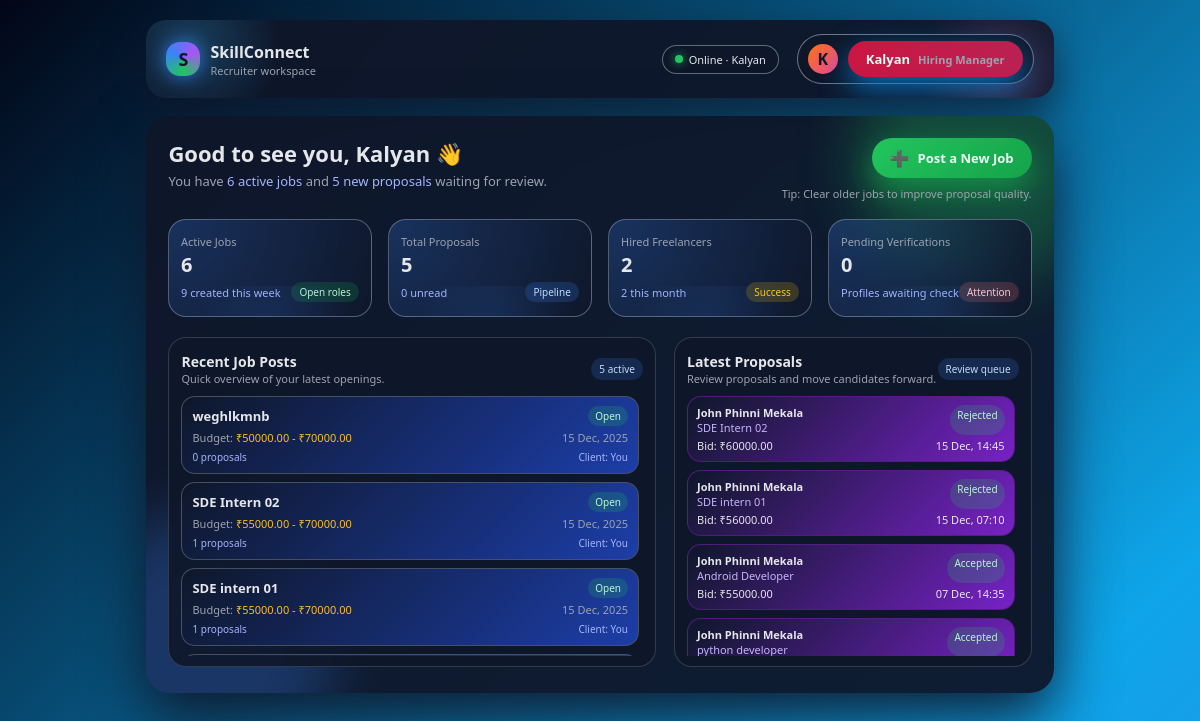
Page /recruiter/dashboard/ (signed in) on the committed database.
### marketplace/models.py (models this page shows, shortened)
class User(AbstractUser):
    ROLE_CHOICES = (
        ('client', 'client'),
        ('freelancer', 'Freelancer'),
    )
    role = models.CharField(max_length=20, choices=ROLE_CHOICES)

class Job(models.Model):
    STATUS_CHOICES = (
        ('open', 'Open'),
        ('in_progress', 'In Progress'),
        ('completed', 'Completed'),
        ('cancelled', 'Cancelled'),
    )
    client = models.ForeignKey(User, on_delete=models.CASCADE, related_name='jobs')
    title = models.CharField(max_length=200)
    description = models.TextField()
    budget_min = models.DecimalField(max_digits=10, decimal_places=2)
    budget_max = models.DecimalField(max_digits=10, decimal_places=2)
    created_at = models.DateTimeField(auto_now_add=True)
    status = models.CharField(max_length=20, choices=STATUS_CHOICES, default='open')

class Proposal(models.Model):
    STATUS_CHOICES = (
        ('pending', 'Pending'),
        ('accepted', 'Accepted'),
        ('rejected', 'Rejected'),
    )
    job = models.ForeignKey(Job, on_delete=models.CASCADE, related_name='proposals')
    freelancer = models.ForeignKey(User, on_delete=models.CASCADE, related_name='proposals')
    cover_letter = models.TextField()
    bid_amount = models.DecimalField(max_digits=10, decimal_places=2)
    status = models.CharField(max_length=20, choices=STATUS_CHOICES, default='pending')
    created_at = models.DateTimeField(auto_now_add=True)
    User = settings.AUTH_USER_MODEL

### marketplace/views.py (the view)
# urls.py: path('recruiter/dashboard/', views.recruiter_dashboard, name='recruiter_dashboard'),
@login_required
def recruiter_dashboard(request):
    jobs_qs = Job.objects.filter(client=request.user).order_by('-created_at')
    proposals_qs = Proposal.objects.filter(job__client=request.user).order_by('-created_at')
    context = {
        "active_jobs": Job.objects.filter(client=request.user, status="open").count(),
        "total_proposals": proposals_qs.count(),
        "hired_freelancers": proposals_qs.filter(status="accepted").count(),
        "jobs_this_week": jobs_qs.count(),          # you can later add date filter
        "unread_proposals": proposals_qs.filter(status="pending").count(),
        "hires_this_month": proposals_qs.filter(status="accepted").count(),
        "pending_verifications": 0,                 # if you add this later
        "recent_jobs": jobs_qs[:5],                 # slicing is OK here
        "recent_proposals": proposals_qs[:6],       # and here
    }
    return render(request, "marketplace/recruiter_dashboard.html", context)

### marketplace/templates/marketplace/recruiter_dashboard.html (shortened to what this page needs)
<!DOCTYPE html>
<html lang="en">
<head>
</head>
<body>
<div class="layout">
    <div class="shell">
        <header class="navbar">
            <div class="brand">
                <div class="brand-logo">S</div>
                <div class="brand-text">
                    <span>SkillConnect</span>
                    <span>Recruiter workspace</span>
                </div>
            </div>
            <div class="nav-right">
                <div class="pill">
                    <span class="pill-dot"></span>
                    <span>Online · {{ user.first_name|default:"Recruiter" }}</span>
                </div>
                <div class="user-chip">
                    <div class="avatar">
                        {{ user.first_name|default:"R"|first|upper }}
                    </div>
                    <div class="user-info">
                        <a href="{% url 'recruiter_profile' request.user.pk %}" class="btn-primarys">
                        <span>{{ user.first_name|default:"Recruiter" }}</span>
                        <span>Hiring Manager</span>
                    </a>
                    </div>
                </div>
            </div>
        </header>
        <main class="main-card">
            <div class="main-glow">
                <span class="g1"></span>
            </div>
            <div class="main-inner">
                <div class="header-row">
                    <div class="welcome">
                        <div class="welcome-title">
                            Good to see you, {{ user.first_name|default:"Recruiter" }} 👋
                        </div>
                        <div class="welcome-sub">
                            You have <span>{{ active_jobs|default:"0" }} active jobs</span> and
                            <span>{{ total_proposals|default:"0" }} new proposals</span> waiting for review.
                        </div>
                    </div>
                    <div class="cta-area">
                        <a href="{% url 'job_create' %}" class="btn-primary">
                            <span class="icon">➕</span>
                            <span>Post a New Job</span>
                        </a>
                        <div class="hint-text">
                            Tip: Clear older jobs to improve proposal quality.
                        </div>
                    </div>
                </div>
                <div class="stats-grid">
                    <div class="stat-card">
                        <div class="stat-label">Active Jobs</div>
                        <div class="stat-value">{{ active_jobs|default:"0" }}</div>
                        <div class="stat-meta">
                            <span>{{ jobs_this_week|default:"0" }} created this week</span>
                            <span class="stat-pill">Open roles</span>
                        </div>
                        <div class="wave"></div>
                    </div>
                    <div class="stat-card">
                        <div class="stat-label">Total Proposals</div>
                        <div class="stat-value">{{ total_proposals|default:"0" }}</div>
                        <div class="stat-meta">
                            <span>{{ unread_proposals|default:"0" }} unread</span>
                            <span class="stat-pill" style="background:rgba(59,130,246,0.2);color:#bfdbfe;">
                                Pipeline
                            </span>
                        </div>
                        <div class="wave"></div>
                    </div>
                    <div class="stat-card">
                        <div class="stat-label">Hired Freelancers</div>
                        <div class="stat-value">{{ hired_freelancers|default:"0" }}</div>
                        <div class="stat-meta">
                            <span>{{ hires_this_month|default:"0" }} this month</span>
                            <span class="stat-pill" style="background:rgba(234,179,8,0.2);color:#facc15;">
                                Success
                            </span>
                        </div>
                        <div class="wave"></div>
                    </div>
                    <div class="stat-card">
                        <div class="stat-label">Pending Verifications</div>
                        <div class="stat-value">{{ pending_verifications|default:"0" }}</div>
                        <div class="stat-meta">
                            <span>Profiles awaiting check</span>
                            <span class="stat-pill" style="background:rgba(248,113,113,0.2);color:#fecaca;">
                                Attention
                            </span>
                        </div>
                        <div class="wave"></div>
                    </div>
                </div>
                <div class="content-grid">
                    <section class="panel">
                        <div class="panel-header">
                            <div>
                                <div class="panel-title">Recent Job Posts</div>
                                <div class="panel-sub">Quick overview of your latest openings.</div>
                            </div>
                            <span class="panel-tag">{{ recent_jobs|length|default:"0" }} active</span>
                        </div>
                        <div class="job-list">
                            {% if recent_jobs %}
                                {% for job in recent_jobs %}
                                    <div class="job-card" onclick="window.location.href='{% url 'job_detail' job.pk %}'">
                                        <div class="job-title-row">
                                            <div class="job-title">{{ job.title }}</div>
                                            <div class="job-status">
                                                {{ job.get_status_display }}
                                            </div>
                                        </div>
                                        <div class="job-meta">
                                            <span>Budget:
                                                <span class="highlight">
                                                    ₹{{ job.budget_min }} - ₹{{ job.budget_max }}
                                                </span>
                                            </span>
                                            <span>{{ job.created_at|date:"d M, Y" }}</span>
                                        </div>
                                        <div class="job-footer">
                                            <span>{{ job.proposals.count }} proposals</span>
                                            <span>Client: You</span>
                                        </div>
                                    </div>
                                {% endfor %}
                            {% else %}
                                <div class="empty-state">
                                    No jobs yet. Start by posting your first project using the button above.
                                </div>
                            {% endif %}
                        </div>
                    </section>
                    <section class="panel">
                        <div class="panel-header">
                            <div>
                                <div class="panel-title">Latest Proposals</div>
                                <div class="panel-sub">Review proposals and move candidates forward.</div>
                            </div>
                            <span class="panel-tag">Review queue</span>
                        </div>
                        <div class="proposal-list">
                            {% if recent_proposals %}
                                {% for proposal in recent_proposals %}
                                    <div class="proposal-item">
                                        <div class="proposal-top">
                                            <div>
                                                <div class="proposal-name">
                                                    {{ proposal.freelancer.first_name|default:"Freelancer" }}
                                                </div>
                                                <div class="proposal-job">
                                                    {{ proposal.job.title|truncatechars:32 }}
                                                </div>
                                            </div>
                                            <div class="proposal-status {% if proposal.status == 'pending' %}pending{% endif %}">
                                                {{ proposal.get_status_display }}
                                            </div>
                                        </div>
                                        <div class="proposal-meta">
                                            <span>Bid: ₹{{ proposal.bid_amount }}</span>
                                            <span>{{ proposal.created_at|date:"d M, H:i" }}</span>
                                        </div>
                                    </div>
                                {% endfor %}
                            {% else %}
                                <div class="empty-state">
                                    No proposals yet. Once freelancers apply, they will appear here.
                                </div>
                            {% endif %}
                        </div>
                    </section>
                </div>
            </div>
        </main>
    </div>
</div>
</body>
</html>

### rows in the picture
User: first_name "Kalyan", first_name|first "K"
Job: title "weghlkmnb", status "Open", budget_min "50000.00", budget_max "70000.00", created_at "15 Dec, 2025", proposals.count "0"
Job: title "SDE Intern 02", status "Open", budget_min "55000.00", budget_max "70000.00", created_at "15 Dec, 2025", proposals.count "1"
Job: title "SDE intern 01", status "Open", budget_min "55000.00", budget_max "70000.00", created_at "15 Dec, 2025", proposals.count "1"
Proposal: freelancer.first_name "John Phinni Mekala", job "SDE Intern 02", status "Rejected", bid_amount "60000.00", created_at "15 Dec, 14:45"
Proposal: freelancer.first_name "John Phinni Mekala", job "SDE intern 01", status "Rejected", bid_amount "56000.00", created_at "15 Dec, 07:10"
Proposal: freelancer.first_name "John Phinni Mekala", job "Android Developer", status "Accepted", bid_amount "55000.00", created_at "07 Dec, 14:35"
Proposal: freelancer.first_name "John Phinni Mekala", job "python developer", status "Accepted"

### other values in the picture
{{ active_jobs|default:"0" }} "6"
{{ total_proposals|default:"0" }} "5"
{{ jobs_this_week|default:"0" }} "9"
{{ unread_proposals|default:"0" }} "0"
{{ hired_freelancers|default:"0" }} "2"
{{ hires_this_month|default:"0" }} "2"
{{ pending_verifications|default:"0" }} "0"
{{ recent_jobs|length|default:"0" }} "5"
